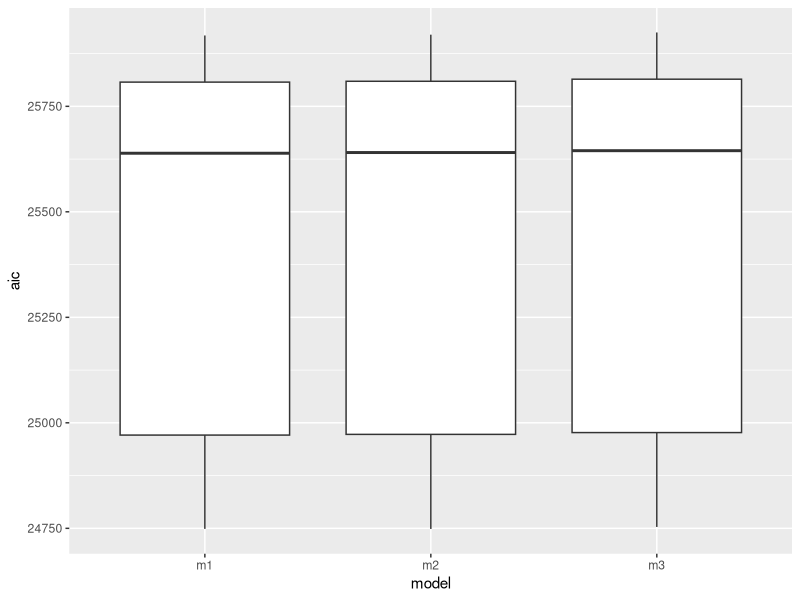

Write R code to recreate this figure.
## ---- chunk 1
library(ggplot2)
library(dplyr)
d_irene <- read.table("Irenes_data.txt", header=T)
## ---- chunk 2

resample <- function(){
  d_resampled <- d_irene[0,] # create empty dataframe
  for (tree in unique(d_irene$tree_id)){ # for every unique tree
    sub_d1 <- subset(d_irene, tree_id==tree) # subset the data
    d2 <- sub_d1[sample(nrow(sub_d1)),] # resample the subsetted data
    d2 <- d2[1:(48/d2$specrich[1]),] # take the first 16, 24 or 48 rows depending on the species richness
    d_resampled <- rbind(d_resampled,d2) # bind selected rows to dataframe
  return(d_resampled)
  }
}
## ---- chunk 3
  model_outputs <- data.frame(model = character(0), aic = numeric(0), stringsAsFactors = F)
  for (i in 1:1000){
    d_resampled <- resample()
    m1 <- glm(abun ~ fragmean + total_all_ba, data=d_resampled)
    m2 <- glm(abun ~ -1 + rel_qrob + rel_qrub + rel_fsyl + fragmean + total_all_ba, data=d_resampled)
    m3 <- glm(abun ~ -1 + rel_qrob + rel_qrub + rel_fsyl + fragmean + total_all_ba + rel_qrob:rel_qrub +  rel_qrob:rel_fsyl + rel_qrub:rel_fsyl, data=d_resampled)
    
    model_outputs[(i-1)*3+1,1] <- "m1"
    model_outputs[(i-1)*3+1,2] <- m1$aic
    model_outputs[(i-1)*3+2,1] <- "m2"
    model_outputs[(i-1)*3+2,2] <- m2$aic
    model_outputs[(i-1)*3+3,1] <- "m3"
    model_outputs[(i-1)*3+3,2] <- m3$aic
  }

## ---- chunk 4
start_time <- Sys.time()
model_outputs <- data.frame(model = character(0), aic = numeric(0), stringsAsFactors = F)
for (i in 1:10){
  d_resampled <- d_irene[0,] # create empty dataframe
  for (tree in unique(d_irene$tree_id)){ # for every unique tree
    sub_d1 <- subset(d_irene, tree_id==tree) # subset the data
    d2 <- sub_d1[sample(nrow(sub_d1)),] # resample the subsetted data
    d2 <- d2[1:(48/d2$specrich[1]),] # take the first 16, 24 or 48 rows depending on the species richness
    d_resampled <- rbind(d_resampled,d2) # bind selected rows to dataframe
  }
  
  m1 <- glm(abun ~ fragmean + total_all_ba, data=d_resampled)
  m2 <- glm(abun ~ -1 + rel_qrob + rel_qrub + rel_fsyl + fragmean + total_all_ba, data=d_resampled)
  m3 <- glm(abun ~ -1 + rel_qrob + rel_qrub + rel_fsyl + fragmean + total_all_ba + rel_qrob:rel_qrub +  rel_qrob:rel_fsyl + rel_qrub:rel_fsyl, data=d_resampled)
  
  model_outputs[(i-1)*3+1,1] <- "m1"
  model_outputs[(i-1)*3+1,2] <- m1$aic
  model_outputs[(i-1)*3+2,1] <- "m2"
  model_outputs[(i-1)*3+2,2] <- m2$aic
  model_outputs[(i-1)*3+3,1] <- "m3"
  model_outputs[(i-1)*3+3,2] <- m3$aic
}
end_time <- Sys.time()
end_time - start_time
## ---- chunk 5
ggplot(model_outputs, aes(x= model, y=aic))+
  geom_boxplot()

best_model <- model_outputs %>% group_by(model) %>% summarize(mean_aic=mean(aic), sd_aic = sd(aic))
best_model
       
